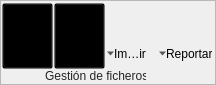
       <widget class="QFrame" name="frame_34">
        <property name="geometry">
         <rect>
          <x>0</x>
          <y>0</y>
          <width>216</width>
          <height>85</height>
         </rect>
        </property>
        <property name="styleSheet">
         <string notr="true">QFrame#frame_34{
	background-color: qlineargradient(spread:pad, x1:0.506, y1:1, x2:0.499955, y2:0.636, stop:0 rgba(165, 165, 165, 255), stop:1 rgba(201, 201, 201, 255));
	border-bottom: 1px solid rgb(112, 112, 112);
	border-right: 1px solid qlineargradient(spread:pad, x1:0.494318, y1:1, x2:0.506, y2:0, stop:0 rgba(112, 112, 112, 255), stop:1 rgba(184, 184, 184, 255))
}</string>
        </property>
        <property name="frameShape">
         <enum>QFrame::StyledPanel</enum>
        </property>
        <property name="frameShadow">
         <enum>QFrame::Raised</enum>
        </property>
        <widget class="QLabel" name="label_16">
         <property name="geometry">
          <rect>
           <x>45</x>
           <y>68</y>
           <width>101</width>
           <height>16</height>
          </rect>
         </property>
         <property name="styleSheet">
          <string notr="true">QLabel{
	background-color: transparent;
	color: rgb(36, 36, 36)
}</string>
         </property>
         <property name="text">
          <string>Gestión de ficheros</string>
         </property>
        </widget>
        <widget class="QFrame" name="frame_35">
         <property name="geometry">
          <rect>
           <x>2</x>
           <y>3</y>
           <width>51</width>
           <height>66</height>
          </rect>
         </property>
         <property name="styleSheet">
          <string notr="true">QFrame{
	background-color: transparent;
}

QToolButton{
	background-color: transparent;
	}

QToolButton:hover{
	background-color: qlineargradient(spread:reflect, x1:0.455273, y1:1, x2:0.460273, y2:0, stop:0 rgba(253, 247, 225, 255), stop:0.301136 rgba(252, 228, 137, 255), stop:0.829545 rgba(253, 235, 168, 255), stop:1 rgba(253, 238, 177, 255));
	border-top: 2px solid qlineargradient(spread:pad, x1:0.465909, y1:0, x2:0.465909, y2:1, stop:0 rgba(241, 202, 88, 255), stop:1 rgba(253, 249, 232, 255));
	border-right: 2px solid qlineargradient(spread:pad, x1:0.994318, y1:0.568, x2:0, y2:0.568, stop:0 rgba(241, 204, 84, 255), stop:1 rgba(253, 246, 221, 255));
	border-bottom: 2px solid qlineargradient(spread:pad, x1:0.471, y1:1, x2:0.494, y2:0, stop:0 rgba(244, 213, 73, 255), stop:1 rgba(253, 253, 235, 255));
	border-left: 2px solid qlineargradient(spread:pad, x1:0, y1:0.642, x2:1, y2:0.659, stop:0 rgba(242, 205, 83, 255), stop:1 rgba(253, 246, 223, 255));
	border-radius: 1.5ex;
}

QToolButton:checked{
	background-color: qlineargradient(spread:pad, x1:0.483, y1:1, x2:0.477, y2:0.426, stop:0 rgba(254, 226, 135, 255), stop:1 rgba(250, 214, 121, 255));
	border-top: 2px solid qlineargradient(spread:pad, x1:0.5, y1:0, x2:0.517, y2:1, stop:0 rgba(194, 118, 43, 255), stop:1 rgba(246, 200, 103, 255));
	border-right: 2px solid qlineargradient(spread:pad, x1:1, y1:0.557, x2:0, y2:0.563, stop:0 rgba(194, 128, 50, 255), stop:1 rgba(248, 208, 113, 255));
	border-bottom: 2px solid qlineargradient(spread:pad, x1:0.449, y1:1, x2:0.449, y2:0, stop:0 rgba(194, 158, 71, 255), stop:1 rgba(250, 215, 122, 255));
	border-left: 2px solid qlineargradient(spread:pad, x1:0, y1:0.545455, x2:1, y2:0.54, stop:0 rgba(194, 132, 53, 255), stop:1 rgba(248, 209, 114, 255));
	border-radius: 1.5ex;
}

</string>
         </property>
         <property name="frameShape">
          <enum>QFrame::StyledPanel</enum>
         </property>
         <property name="frameShadow">
          <enum>QFrame::Raised</enum>
         </property>
         <property name="checkable" stdset="0">
          <bool>false</bool>
         </property>
         <widget class="QToolButton" name="toolButton_11">
          <property name="geometry">
           <rect>
            <x>0</x>
            <y>0</y>
            <width>51</width>
            <height>66</height>
           </rect>
          </property>
          <property name="styleSheet">
           <string notr="true"/>
          </property>
          <property name="text">
           <string>Abrir
DICOM</string>
          </property>
          <property name="icon">
           <iconset resource="resources.qrc">
            <normaloff>:/bandeja_de_casos/assets/bandeja_de_casos/openFile.png</normaloff>:/bandeja_de_casos/assets/bandeja_de_casos/openFile.png</iconset>
          </property>
          <property name="iconSize">
           <size>
            <width>39</width>
            <height>39</height>
           </size>
          </property>
          <property name="toolButtonStyle">
           <enum>Qt::ToolButtonTextUnderIcon</enum>
          </property>
         </widget>
        </widget>
        <widget class="QFrame" name="frame_36">
         <property name="geometry">
          <rect>
           <x>54</x>
           <y>3</y>
           <width>51</width>
           <height>66</height>
          </rect>
         </property>
         <property name="styleSheet">
          <string notr="true">QFrame{
	background-color: transparent;
}

QToolButton{
	background-color: transparent;
	}

QToolButton:hover{
	background-color: qlineargradient(spread:reflect, x1:0.455273, y1:1, x2:0.460273, y2:0, stop:0 rgba(253, 247, 225, 255), stop:0.301136 rgba(252, 228, 137, 255), stop:0.829545 rgba(253, 235, 168, 255), stop:1 rgba(253, 238, 177, 255));
	border-top: 2px solid qlineargradient(spread:pad, x1:0.465909, y1:0, x2:0.465909, y2:1, stop:0 rgba(241, 202, 88, 255), stop:1 rgba(253, 249, 232, 255));
	border-right: 2px solid qlineargradient(spread:pad, x1:0.994318, y1:0.568, x2:0, y2:0.568, stop:0 rgba(241, 204, 84, 255), stop:1 rgba(253, 246, 221, 255));
	border-bottom: 2px solid qlineargradient(spread:pad, x1:0.471, y1:1, x2:0.494, y2:0, stop:0 rgba(244, 213, 73, 255), stop:1 rgba(253, 253, 235, 255));
	border-left: 2px solid qlineargradient(spread:pad, x1:0, y1:0.642, x2:1, y2:0.659, stop:0 rgba(242, 205, 83, 255), stop:1 rgba(253, 246, 223, 255));
	border-radius: 1.5ex;
}

QToolButton:checked{
	background-color: qlineargradient(spread:pad, x1:0.483, y1:1, x2:0.477, y2:0.426, stop:0 rgba(254, 226, 135, 255), stop:1 rgba(250, 214, 121, 255));
	border-top: 2px solid qlineargradient(spread:pad, x1:0.5, y1:0, x2:0.517, y2:1, stop:0 rgba(194, 118, 43, 255), stop:1 rgba(246, 200, 103, 255));
	border-right: 2px solid qlineargradient(spread:pad, x1:1, y1:0.557, x2:0, y2:0.563, stop:0 rgba(194, 128, 50, 255), stop:1 rgba(248, 208, 113, 255));
	border-bottom: 2px solid qlineargradient(spread:pad, x1:0.449, y1:1, x2:0.449, y2:0, stop:0 rgba(194, 158, 71, 255), stop:1 rgba(250, 215, 122, 255));
	border-left: 2px solid qlineargradient(spread:pad, x1:0, y1:0.545455, x2:1, y2:0.54, stop:0 rgba(194, 132, 53, 255), stop:1 rgba(248, 209, 114, 255));
	border-radius: 1.5ex;
}

</string>
         </property>
         <property name="frameShape">
          <enum>QFrame::StyledPanel</enum>
         </property>
         <property name="frameShadow">
          <enum>QFrame::Raised</enum>
         </property>
         <widget class="QToolButton" name="toolButton_12">
          <property name="geometry">
           <rect>
            <x>0</x>
            <y>0</y>
            <width>51</width>
            <height>66</height>
           </rect>
          </property>
          <property name="font">
           <font>
            <pointsize>8</pointsize>
           </font>
          </property>
          <property name="text">
           <string>Abrir 
carpeta</string>
          </property>
          <property name="icon">
           <iconset resource="resources.qrc">
            <normaloff>:/bandeja_de_casos/assets/bandeja_de_casos/openBlue.png</normaloff>:/bandeja_de_casos/assets/bandeja_de_casos/openBlue.png</iconset>
          </property>
          <property name="iconSize">
           <size>
            <width>43</width>
            <height>51</height>
           </size>
          </property>
          <property name="toolButtonStyle">
           <enum>Qt::ToolButtonTextUnderIcon</enum>
          </property>
          <property name="autoRaise">
           <bool>false</bool>
          </property>
          <property name="arrowType">
           <enum>Qt::NoArrow</enum>
          </property>
         </widget>
        </widget>
        <widget class="QFrame" name="frame_87">
         <property name="geometry">
          <rect>
           <x>106</x>
           <y>3</y>
           <width>51</width>
           <height>66</height>
          </rect>
         </property>
         <property name="styleSheet">
          <string notr="true">QFrame{
	background-color: transparent;
}

QFrame:hover{
	border-top: 2px solid qlineargradient(spread:pad, x1:0.465909, y1:0, x2:0.465909, y2:1, stop:0 rgba(241, 202, 88, 255), stop:1 rgba(253, 249, 232, 255));
	border-right: 2px solid qlineargradient(spread:pad, x1:0.994318, y1:0.568, x2:0, y2:0.568, stop:0 rgba(241, 204, 84, 255), stop:1 rgba(253, 246, 221, 255));
	border-bottom: 2px solid qlineargradient(spread:pad, x1:0.471, y1:1, x2:0.494, y2:0, stop:0 rgba(244, 213, 73, 255), stop:1 rgba(253, 253, 235, 255));
	border-left: 2px solid qlineargradient(spread:pad, x1:0, y1:0.642, x2:1, y2:0.659, stop:0 rgba(242, 205, 83, 255), stop:1 rgba(253, 246, 223, 255));
	border-radius: 1.5ex;
}

QLabel{
	border:none;
}

QLabel:hover{
	border:none;
padding: 20px;
}


QToolButton{
	background-color: transparent;
	}

QToolButton:hover{
	background-color: qlineargradient(spread:reflect, x1:0.455273, y1:1, x2:0.460273, y2:0, stop:0 rgba(253, 247, 225, 255), stop:0.301136 rgba(252, 228, 137, 255), stop:0.829545 rgba(253, 235, 168, 255), stop:1 rgba(253, 238, 177, 255));
	border-top: 2px solid qlineargradient(spread:pad, x1:0.465909, y1:0, x2:0.465909, y2:1, stop:0 rgba(241, 202, 88, 255), stop:1 rgba(253, 249, 232, 255));
	border-right: 2px solid qlineargradient(spread:pad, x1:0.994318, y1:0.568, x2:0, y2:0.568, stop:0 rgba(241, 204, 84, 255), stop:1 rgba(253, 246, 221, 255));
	border-bottom: 2px solid qlineargradient(spread:pad, x1:0.471, y1:1, x2:0.494, y2:0, stop:0 rgba(244, 213, 73, 255), stop:1 rgba(253, 253, 235, 255));
	border-left: 2px solid qlineargradient(spread:pad, x1:0, y1:0.642, x2:1, y2:0.659, stop:0 rgba(242, 205, 83, 255), stop:1 rgba(253, 246, 223, 255));
	border-radius: 1.5ex;
}

QToolButton:checked{
	background-color: qlineargradient(spread:pad, x1:0.483, y1:1, x2:0.477, y2:0.426, stop:0 rgba(254, 226, 135, 255), stop:1 rgba(250, 214, 121, 255));
	border-top: 2px solid qlineargradient(spread:pad, x1:0.5, y1:0, x2:0.517, y2:1, stop:0 rgba(194, 118, 43, 255), stop:1 rgba(246, 200, 103, 255));
	border-right: 2px solid qlineargradient(spread:pad, x1:1, y1:0.557, x2:0, y2:0.563, stop:0 rgba(194, 128, 50, 255), stop:1 rgba(248, 208, 113, 255));
	border-bottom: 2px solid qlineargradient(spread:pad, x1:0.449, y1:1, x2:0.449, y2:0, stop:0 rgba(194, 158, 71, 255), stop:1 rgba(250, 215, 122, 255));
	border-left: 2px solid qlineargradient(spread:pad, x1:0, y1:0.545455, x2:1, y2:0.54, stop:0 rgba(194, 132, 53, 255), stop:1 rgba(248, 209, 114, 255));
	border-radius: 1.5ex;
}

</string>
         </property>
         <property name="frameShape">
          <enum>QFrame::StyledPanel</enum>
         </property>
         <property name="frameShadow">
          <enum>QFrame::Raised</enum>
         </property>
         <widget class="QFrame" name="frame_88">
          <property name="geometry">
           <rect>
            <x>0</x>
            <y>0</y>
            <width>51</width>
            <height>38</height>
           </rect>
          </property>
          <property name="styleSheet">
           <string notr="true"/>
          </property>
          <property name="frameShape">
           <enum>QFrame::StyledPanel</enum>
          </property>
          <property name="frameShadow">
           <enum>QFrame::Raised</enum>
          </property>
          <widget class="QLabel" name="label_43">
           <property name="geometry">
            <rect>
             <x>9</x>
             <y>0</y>
             <width>31</width>
             <height>41</height>
            </rect>
           </property>
           <property name="styleSheet">
            <string notr="true"/>
           </property>
           <property name="text">
            <string/>
           </property>
           <property name="pixmap">
            <pixmap resource="resources.qrc">:/Visor/assets/visor/printer.png</pixmap>
           </property>
          </widget>
         </widget>
         <widget class="QToolButton" name="toolButton_43">
          <property name="geometry">
           <rect>
            <x>0</x>
            <y>36</y>
            <width>51</width>
            <height>29</height>
           </rect>
          </property>
          <property name="text">
           <string>Imprimir</string>
          </property>
          <property name="iconSize">
           <size>
            <width>3</width>
            <height>4</height>
           </size>
          </property>
          <property name="toolButtonStyle">
           <enum>Qt::ToolButtonTextBesideIcon</enum>
          </property>
          <property name="arrowType">
           <enum>Qt::DownArrow</enum>
          </property>
         </widget>
        </widget>
        <widget class="QFrame" name="frame_89">
         <property name="geometry">
          <rect>
           <x>158</x>
           <y>3</y>
           <width>54</width>
           <height>66</height>
          </rect>
         </property>
         <property name="styleSheet">
          <string notr="true">QFrame{
	background-color: transparent;
}

QFrame:hover{
	border-top: 2px solid qlineargradient(spread:pad, x1:0.465909, y1:0, x2:0.465909, y2:1, stop:0 rgba(241, 202, 88, 255), stop:1 rgba(253, 249, 232, 255));
	border-right: 2px solid qlineargradient(spread:pad, x1:0.994318, y1:0.568, x2:0, y2:0.568, stop:0 rgba(241, 204, 84, 255), stop:1 rgba(253, 246, 221, 255));
	border-bottom: 2px solid qlineargradient(spread:pad, x1:0.471, y1:1, x2:0.494, y2:0, stop:0 rgba(244, 213, 73, 255), stop:1 rgba(253, 253, 235, 255));
	border-left: 2px solid qlineargradient(spread:pad, x1:0, y1:0.642, x2:1, y2:0.659, stop:0 rgba(242, 205, 83, 255), stop:1 rgba(253, 246, 223, 255));
	border-radius: 1.5ex;
}

QLabel{
	border:none;
}

QLabel:hover{
	border:none;
padding: 20px;
}


QToolButton{
	background-color: transparent;
	}

QToolButton:hover{
	background-color: qlineargradient(spread:reflect, x1:0.455273, y1:1, x2:0.460273, y2:0, stop:0 rgba(253, 247, 225, 255), stop:0.301136 rgba(252, 228, 137, 255), stop:0.829545 rgba(253, 235, 168, 255), stop:1 rgba(253, 238, 177, 255));
	border-top: 2px solid qlineargradient(spread:pad, x1:0.465909, y1:0, x2:0.465909, y2:1, stop:0 rgba(241, 202, 88, 255), stop:1 rgba(253, 249, 232, 255));
	border-right: 2px solid qlineargradient(spread:pad, x1:0.994318, y1:0.568, x2:0, y2:0.568, stop:0 rgba(241, 204, 84, 255), stop:1 rgba(253, 246, 221, 255));
	border-bottom: 2px solid qlineargradient(spread:pad, x1:0.471, y1:1, x2:0.494, y2:0, stop:0 rgba(244, 213, 73, 255), stop:1 rgba(253, 253, 235, 255));
	border-left: 2px solid qlineargradient(spread:pad, x1:0, y1:0.642, x2:1, y2:0.659, stop:0 rgba(242, 205, 83, 255), stop:1 rgba(253, 246, 223, 255));
	border-radius: 1.5ex;
}

QToolButton:checked{
	background-color: qlineargradient(spread:pad, x1:0.483, y1:1, x2:0.477, y2:0.426, stop:0 rgba(254, 226, 135, 255), stop:1 rgba(250, 214, 121, 255));
	border-top: 2px solid qlineargradient(spread:pad, x1:0.5, y1:0, x2:0.517, y2:1, stop:0 rgba(194, 118, 43, 255), stop:1 rgba(246, 200, 103, 255));
	border-right: 2px solid qlineargradient(spread:pad, x1:1, y1:0.557, x2:0, y2:0.563, stop:0 rgba(194, 128, 50, 255), stop:1 rgba(248, 208, 113, 255));
	border-bottom: 2px solid qlineargradient(spread:pad, x1:0.449, y1:1, x2:0.449, y2:0, stop:0 rgba(194, 158, 71, 255), stop:1 rgba(250, 215, 122, 255));
	border-left: 2px solid qlineargradient(spread:pad, x1:0, y1:0.545455, x2:1, y2:0.54, stop:0 rgba(194, 132, 53, 255), stop:1 rgba(248, 209, 114, 255));
	border-radius: 1.5ex;
}

</string>
         </property>
         <property name="frameShape">
          <enum>QFrame::StyledPanel</enum>
         </property>
         <property name="frameShadow">
          <enum>QFrame::Raised</enum>
         </property>
         <widget class="QFrame" name="frame_95">
          <property name="geometry">
           <rect>
            <x>0</x>
            <y>0</y>
            <width>54</width>
            <height>38</height>
           </rect>
          </property>
          <property name="styleSheet">
           <string notr="true"/>
          </property>
          <property name="frameShape">
           <enum>QFrame::StyledPanel</enum>
          </property>
          <property name="frameShadow">
           <enum>QFrame::Raised</enum>
          </property>
          <widget class="QLabel" name="label_44">
           <property name="geometry">
            <rect>
             <x>11</x>
             <y>0</y>
             <width>31</width>
             <height>41</height>
            </rect>
           </property>
           <property name="styleSheet">
            <string notr="true"/>
           </property>
           <property name="text">
            <string/>
           </property>
           <property name="pixmap">
            <pixmap resource="resources.qrc">:/Visor/assets/visor/report.png</pixmap>
           </property>
          </widget>
         </widget>
         <widget class="QToolButton" name="toolButton_44">
          <property name="geometry">
           <rect>
            <x>0</x>
            <y>36</y>
            <width>61</width>
            <height>29</height>
           </rect>
          </property>
          <property name="text">
           <string>Reportar</string>
          </property>
          <property name="iconSize">
           <size>
            <width>3</width>
            <height>4</height>
           </size>
          </property>
          <property name="toolButtonStyle">
           <enum>Qt::ToolButtonTextBesideIcon</enum>
          </property>
          <property name="arrowType">
           <enum>Qt::DownArrow</enum>
          </property>
         </widget>
        </widget>
       </widget>
